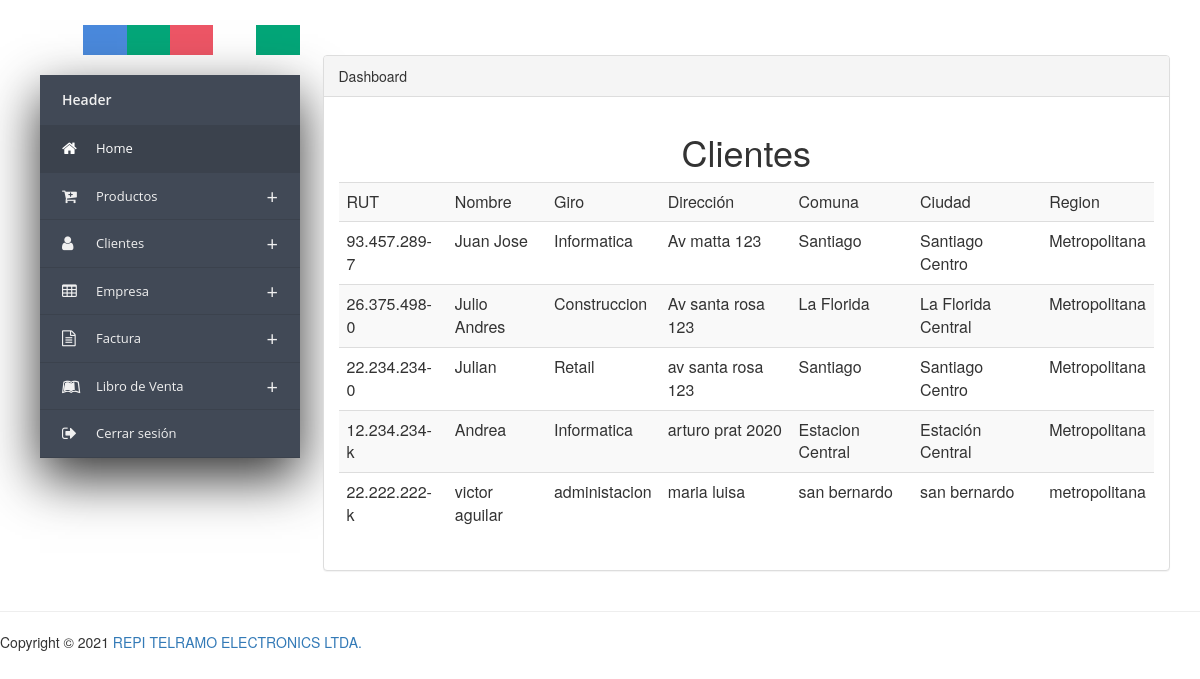
The app's page /Presentacion/admin/ClientListar.php with its own data.
### tables this page shows
CREATE TABLE `cliente` (
  `Rut` varchar(13) NOT NULL,
  `Nombre` varchar(100) NOT NULL,
  `Giro` varchar(100) NOT NULL,
  `Direccion` varchar(100) NOT NULL,
  `Comuna` varchar(50) NOT NULL,
  `Ciudad` varchar(50) NOT NULL,
  `Region` varchar(100) NOT NULL
);

### Presentacion/admin/ClientListar.php (the view, shortened to what this page needs)
<html lang="en">
    <head>
        <link href="../Estilos/css/AdminEstilo.css" rel="stylesheet" >
        <link rel="stylesheet" href="https://maxcdn.bootstrapcdn.com/bootstrap/3.3.7/css/bootstrap.min.css">
        <link rel="stylesheet" href="https://maxcdn.bootstrapcdn.com/font-awesome/4.7.0/css/font-awesome.min.css">
        <link href="//netdna.bootstrapcdn.com/bootstrap/3.2.0/css/bootstrap.min.css" rel="stylesheet" id="bootstrap-css">
    </head>
    <body>
		<?php
			$cone = new Conexion();
			$query = "SELECT * FROM cliente";
			$cons = $cone->query($query);
			$cons->execute();
			$cadena = $cons->fetchALL();
		?>
	<div class="container-fluid main-container">
	<?php include 'MenuAdmin.php'; ?>
		<br>
		<br>
		<br>
		<div class="col-md-9 content">
            <div class="panel panel-default">
                <div class="panel-heading">
                    Dashboard
                </div>
                <div class="panel-body">
				<center>
                        <h1>Clientes</h1>
                        <table class="table table-striped">
							<tbody>
								<tr>
									<td>RUT</td><td>Nombre</td><td>Giro</td><td>Dirección</td><td>Comuna</td><td>Ciudad</td><td>Region</td>
								</tr>
								<?php
									foreach ($cadena as $row):
										echo '<tr><td>'.$row[0].'</td><td>'.$row[1].'</td><td>'.$row[2].'</td><td>'.
										$row[3].'</td><td>'.$row[4].'</td><td>'.$row[5].'</td><td>'.$row[6].'</td></tr>';
									endforeach;
								?>
							</tbody>
                        </table>
                </center>
                </div>
				</div>
            </div>
		</div>
		<footer class="pull-left footer">
			<p class="col-md-12">
				<hr class="divider">
				Copyright &COPY; 2021 <a href="http://www.pingpong-labs.com">REPI TELRAMO ELECTRONICS LTDA.</a>
			</p>
		</footer>
    </body>
</html>

### Presentacion/Estilos/css/AdminEstilo.css (style rules this page uses)
* { box-sizing:border-box; -moz-box-sizing:border-box; -webkit-box-sizing:border-box; }
body { background: #f0f0f0; }
.main-container { background: #FFF; padding-top: 15px; margin-top: -20px; }
.footer { width: 100%; }

### records on screen
cliente: Rut "93.457.289-7", Nombre "Juan Jose", Giro "Informatica", Direccion "Av matta 123", Comuna "Santiago", Ciudad "Santiago Centro", Region "Metropolitana"
cliente: Rut "26.375.498-0", Nombre "Julio Andres", Giro "Construccion", Direccion "Av santa rosa 123", Comuna "La Florida", Ciudad "La Florida Central", Region "Metropolitana"
cliente: Rut "22.234.234-0", Nombre "Julian", Giro "Retail", Direccion "av santa rosa 123", Comuna "Santiago", Ciudad "Santiago Centro", Region "Metropolitana"
cliente: Rut "12.234.234-k", Nombre "Andrea", Giro "Informatica", Direccion "arturo prat 2020", Comuna "Estacion Central", Ciudad "Estación Central", Region "Metropolitana"
cliente: Rut "22.222.222-k", Nombre "victor aguilar", Giro "administacion", Direccion "maria luisa", Comuna "san bernardo", Ciudad "san bernardo", Region "metropolitana"
